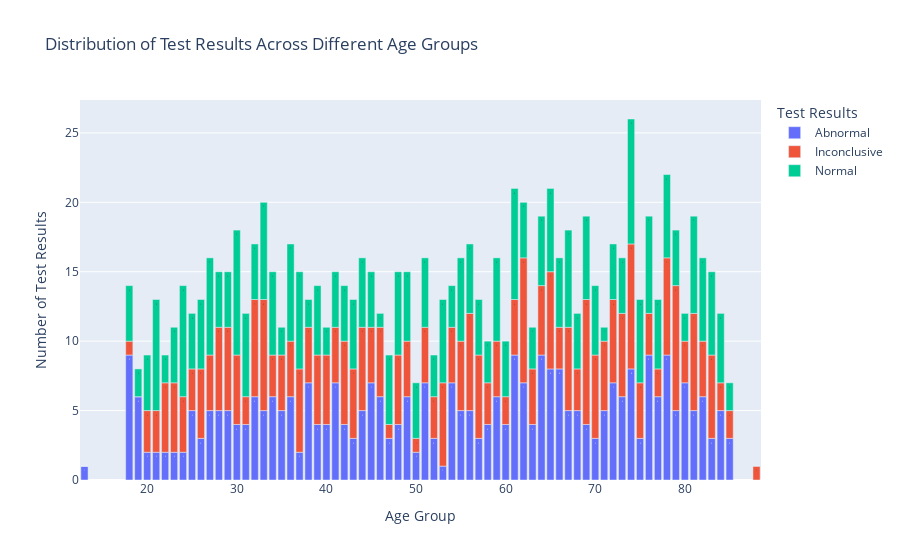

Notebook code cell kept with this figure:
### Code cell
df['Age'] = df['Age'].astype(int)
df['Billing Amount'] = df['Billing Amount'].astype(float)
df['Date of Admission'] = pd.to_datetime(df['Date of Admission'])
df['Discharge Date'] = pd.to_datetime(df['Discharge Date'])

# Display basic statistics
print(df.describe())

# Create ColumnDataSource
source = ColumnDataSource(df)

# 1. Age Distribution Histogram
p1 = figure(title="Age Distribution", x_axis_label="Age", y_axis_label="Count", 
            width=400, height=300, toolbar_location=None)
hist, edges = np.histogram(df['Age'], bins=10)
p1.quad(top=hist, bottom=0, left=edges[:-1], right=edges[1:], fill_color="navy", line_color="white", alpha=0.7)
p1.add_tools(HoverTool(tooltips=[("Age", "@left"), ("Count", "@top")]))

# 2. Medical Condition Bar Chart
condition_counts = df['Medical Condition'].value_counts()
p2 = figure(title="Medical Conditions", x_range=condition_counts.index.tolist(), 
            width=400, height=300, toolbar_location=None)
p2.vbar(x='Medical Condition', top='count', width=0.9, source=ColumnDataSource(condition_counts.reset_index()),
        line_color='white', fill_color=factor_cmap('Medical Condition', palette=Spectral10, factors=condition_counts.index.tolist()))
p2.xgrid.grid_line_color = None
p2.y_range.start = 0
p2.xaxis.axis_label = "Medical Condition"
p2.yaxis.axis_label = "Count"
p2.xaxis.major_label_orientation = 0.7
p2.add_tools(HoverTool(tooltips=[("Condition", "@Medical_Condition"), ("Count", "@count")]))

# 3. Billing Amount vs Age Scatter Plot
p3 = figure(title="Billing Amount vs Age", x_axis_label="Age", y_axis_label="Billing Amount", 
            width=400, height=300, toolbar_location=None)
p3.circle('Age', 'Billing Amount', size=10, color="navy", alpha=0.5, source=source)
p3.add_tools(HoverTool(tooltips=[("Name", "@First_name @Last_name"), ("Age", "@Age"), ("Billing Amount", "@{Billing Amount}{0,0.00}")]))

# 4. Gender Distribution Pie Chart
gender_counts = df['Gender'].value_counts()
num_genders = len(gender_counts)

# Create a color iterator that cycles through colors if we have more categories than colors
color_iterator = itertools.cycle(Category20[20])  # Use Category20 for more color options

gender_source = ColumnDataSource(dict(
    gender=gender_counts.index,
    count=gender_counts.values,
    angle=gender_counts.values / gender_counts.sum() * 2*math.pi,
    color=[next(color_iterator) for _ in range(num_genders)]  # Assign colors dynamically
))

p4 = figure(title="Gender Distribution", toolbar_location=None, tools="hover", tooltips="@gender: @count", x_range=(-0.5, 1.0))
p4.wedge(x=0, y=1, radius=0.4, start_angle=cumsum('angle', include_zero=True), end_angle=cumsum('angle'),
         line_color="white", fill_color='color', legend_field='gender', source=gender_source)
p4.axis.axis_label = None
p4.axis.visible = False
p4.grid.grid_line_color = None

# Adjust legend if there are many categories
if num_genders > 10:
    p4.legend.orientation = "horizontal"
    p4.legend.location = "bottom_center"
else:
    p4.legend.location = "right"
# 5. Time Series Plot of Admissions
df_sorted = df.sort_values('Date of Admission')
df_sorted['Cumulative Admissions'] = range(1, len(df_sorted) + 1)
p5 = figure(title="Cumulative Admissions Over Time", x_axis_label="Date", y_axis_label="Cumulative Admissions", 
            width=800, height=300, x_axis_type="datetime", toolbar_location=None)
p5.line(x='Date of Admission', y='Cumulative Admissions', line_width=2, color="navy", source=ColumnDataSource(df_sorted))
p5.add_tools(HoverTool(tooltips=[("Date", "@Date_of_Admission{%F}"), ("Admissions", "@Cumulative_Admissions")], formatters={"@Date_of_Admission": "datetime"}))

# Interactive Widgets
condition_select = Select(title="Select Medical Condition", value="All", options=["All"] + df['Medical Condition'].unique().tolist())
date_range_slider = DateRangeSlider(title="Date Range", start=df['Date of Admission'].min(), end=df['Date of Admission'].max(), value=(df['Date of Admission'].min(), df['Date of Admission'].max()), step=1)

# Callback function for interactive filtering
def update_plots(attr, old, new):
    selected_condition = condition_select.value
    start_date, end_date = date_range_slider.value
    
    filtered_df = df[
        (df['Date of Admission'] >= pd.Timestamp(start_date)) &
        (df['Date of Admission'] <= pd.Timestamp(end_date))
    ]
    
    if selected_condition != "All":
        filtered_df = filtered_df[filtered_df['Medical Condition'] == selected_condition]
    
    new_source = ColumnDataSource(filtered_df)
    source.data.update(new_source.data)
    
    # Update other plots as needed
    # For example, updating the age distribution plot:
    hist, edges = np.histogram(filtered_df['Age'], bins=10)
    p1.quad(top=hist, bottom=0, left=edges[:-1], right=edges[1:], fill_color="navy", line_color="white", alpha=0.7)

condition_select.on_change('value', update_plots)
date_range_slider.on_change('value', update_plots)

# Advanced Statistical Analysis
def perform_statistical_analysis(df):
    # Correlation between Age and Billing Amount
    correlation = df['Age'].corr(df['Billing Amount'])
    
    # T-test: Billing Amount difference between genders
    female_billing = df[df['Gender'] == 'Female']['Billing Amount']
    male_billing = df[df['Gender'] == 'Male']['Billing Amount']
    t_stat, p_value = stats.ttest_ind(female_billing, male_billing)
    
    # ANOVA: Billing Amount differences among Medical Conditions
    conditions = df['Medical Condition'].unique()
    condition_groups = [df[df['Medical Condition'] == condition]['Billing Amount'] for condition in conditions]
    f_stat, p_value_anova = stats.f_oneway(*condition_groups)
    
    return f"Correlation between Age and Billing Amount: {correlation:.2f}\n" \
           f"T-test for Billing Amount difference between genders: t-statistic = {t_stat:.2f}, p-value = {p_value:.4f}\n" \
           f"ANOVA for Billing Amount differences among Medical Conditions: F-statistic = {f_stat:.2f}, p-value = {p_value_anova:.4f}"

stats_results = perform_statistical_analysis(df)
print(stats_results)

# Layout
layout = column(
    row(condition_select, date_range_slider),
    row(p1, p2, p3),
    row(p4, p5),
    sizing_mode="stretch_both"
)

show(layout)

# Group by 'Age' and 'Test Results', then count occurrences
age_test_distribution = df.groupby(['Age', 'Test Results']).size().reset_index(name='Count')
# Create a pivot table for stacked bar chart
pivot_table = age_test_distribution.pivot(index='Age', columns='Test Results', values='Count').fillna(0)
# Reset index to use 'Age' as a column
pivot_table.reset_index(inplace=True)
# Melt the pivot table for Plotly compatibility
melted_df = pivot_table.melt(id_vars='Age', var_name='Test Results', value_name='Count')
# Create the interactive stacked bar chart
fig = px.bar(melted_df, x='Age', y='Count', color='Test Results',
             title='Distribution of Test Results Across Different Age Groups',
             labels={'Count': 'Number of Test Results', 'Age': 'Age Group'},
             text='Count')
# Show the plot
fig.show()

### Figure 1 — Plotly figure (JSON) as saved in the notebook; plotly's stock layout.template omitted (floating-point values rounded to 4 significant figures)
{"data": [{"alignmentgroup": "True", "hovertemplate": "Test Results=Abnormal<br>Age Group=%{x}<br>Number of Test Results=%{text}<extra></extra>", "legendgroup": "Abnormal", "marker": {"color": "#636efa", "pattern": {"shape": ""}}, "name": "Abnormal", "offsetgroup": "Abnormal", "orientation": "v", "showlegend": true, "text": [1, 9, 6, 2, 2, 2, 2, 2, 5, 3, 5, 5, 5, 4, 4, 6, 5, 6, 5, 6, 2, 7, 4, 4, 7, 4, 3, 5, 7, 6, 3, 4, 6, 2, 7, 3, 1, 7, 5, 5, 3, 4, 6, 4, 9, 7, 4, 9, 8, 8, 5, 5, 4, 3, 5, 7, 6, 8, 3, 9, 6, 9, 5, 7, 5, 6, 3, 5, 3, 0], "textposition": "auto", "type": "bar", "x": [13, 18, 19, 20, 21, 22, 23, 24, 25, 26, 27, 28, 29, 30, 31, 32, 33, 34, 35, 36, 37, 38, 39, 40, 41, 42, 43, 44, 45, 46, 47, 48, 49, 50, 51, 52, 53, 54, 55, 56, 57, 58, 59, 60, 61, 62, 63, 64, 65, 66, 67, 68, 69, 70, 71, 72, 73, 74, 75, 76, 77, 78, 79, 80, 81, 82, 83, 84, 85, 88], "xaxis": "x", "y": [1, 9, 6, 2, 2, 2, 2, 2, 5, 3, 5, 5, 5, 4, 4, 6, 5, 6, 5, 6, 2, 7, 4, 4, 7, 4, 3, 5, 7, 6, 3, 4, 6, 2, 7, 3, 1, 7, 5, 5, 3, 4, 6, 4, 9, 7, 4, 9, 8, 8, 5, 5, 4, 3, 5, 7, 6, 8, 3, 9, 6, 9, 5, 7, 5, 6, 3, 5, 3, 0], "yaxis": "y"}, {"alignmentgroup": "True", "hovertemplate": "Test Results=Inconclusive<br>Age Group=%{x}<br>Number of Test Results=%{text}<extra></extra>", "legendgroup": "Inconclusive", "marker": {"color": "#EF553B", "pattern": {"shape": ""}}, "name": "Inconclusive", "offsetgroup": "Inconclusive", "orientation": "v", "showlegend": true, "text": [0, 1, 0, 3, 3, 5, 5, 4, 3, 5, 4, 6, 6, 5, 2, 7, 8, 3, 4, 4, 6, 4, 5, 5, 4, 6, 5, 6, 4, 5, 1, 5, 4, 1, 4, 3, 6, 4, 5, 7, 6, 3, 4, 2, 4, 9, 4, 5, 7, 3, 6, 3, 9, 6, 5, 6, 6, 9, 4, 3, 2, 7, 9, 3, 7, 4, 6, 2, 2, 1], "textposition": "auto", "type": "bar", "x": [13, 18, 19, 20, 21, 22, 23, 24, 25, 26, 27, 28, 29, 30, 31, 32, 33, 34, 35, 36, 37, 38, 39, 40, 41, 42, 43, 44, 45, 46, 47, 48, 49, 50, 51, 52, 53, 54, 55, 56, 57, 58, 59, 60, 61, 62, 63, 64, 65, 66, 67, 68, 69, 70, 71, 72, 73, 74, 75, 76, 77, 78, 79, 80, 81, 82, 83, 84, 85, 88], "xaxis": "x", "y": [0, 1, 0, 3, 3, 5, 5, 4, 3, 5, 4, 6, 6, 5, 2, 7, 8, 3, 4, 4, 6, 4, 5, 5, 4, 6, 5, 6, 4, 5, 1, 5, 4, 1, 4, 3, 6, 4, 5, 7, 6, 3, 4, 2, 4, 9, 4, 5, 7, 3, 6, 3, 9, 6, 5, 6, 6, 9, 4, 3, 2, 7, 9, 3, 7, 4, 6, 2, 2, 1], "yaxis": "y"}, {"alignmentgroup": "True", "hovertemplate": "Test Results=Normal<br>Age Group=%{x}<br>Number of Test Results=%{text}<extra></extra>", "legendgroup": "Normal", "marker": {"color": "#00cc96", "pattern": {"shape": ""}}, "name": "Normal", "offsetgroup": "Normal", "orientation": "v", "showlegend": true, "text": [0, 4, 2, 4, 8, 2, 4, 8, 4, 5, 7, 4, 4, 9, 6, 4, 7, 6, 2, 7, 7, 2, 5, 2, 4, 4, 5, 5, 4, 1, 5, 6, 5, 4, 5, 3, 6, 3, 6, 5, 4, 3, 6, 4, 8, 4, 3, 5, 6, 5, 7, 4, 6, 5, 1, 4, 4, 9, 6, 7, 5, 6, 4, 2, 7, 6, 6, 5, 2, 0], "textposition": "auto", "type": "bar", "x": [13, 18, 19, 20, 21, 22, 23, 24, 25, 26, 27, 28, 29, 30, 31, 32, 33, 34, 35, 36, 37, 38, 39, 40, 41, 42, 43, 44, 45, 46, 47, 48, 49, 50, 51, 52, 53, 54, 55, 56, 57, 58, 59, 60, 61, 62, 63, 64, 65, 66, 67, 68, 69, 70, 71, 72, 73, 74, 75, 76, 77, 78, 79, 80, 81, 82, 83, 84, 85, 88], "xaxis": "x", "y": [0, 4, 2, 4, 8, 2, 4, 8, 4, 5, 7, 4, 4, 9, 6, 4, 7, 6, 2, 7, 7, 2, 5, 2, 4, 4, 5, 5, 4, 1, 5, 6, 5, 4, 5, 3, 6, 3, 6, 5, 4, 3, 6, 4, 8, 4, 3, 5, 6, 5, 7, 4, 6, 5, 1, 4, 4, 9, 6, 7, 5, 6, 4, 2, 7, 6, 6, 5, 2, 0], "yaxis": "y"}], "layout": {"autosize": true, "barmode": "relative", "legend": {"title": {"text": "Test Results"}, "tracegroupgap": 0}, "title": {"text": "Distribution of Test Results Across Different Age Groups"}, "xaxis": {"anchor": "y", "autorange": true, "domain": [0, 1], "range": [12.5, 88.5], "title": {"text": "Age Group"}, "type": "linear"}, "yaxis": {"anchor": "x", "autorange": true, "domain": [0, 1], "range": [0, 27.37], "title": {"text": "Number of Test Results"}, "type": "linear"}}}
